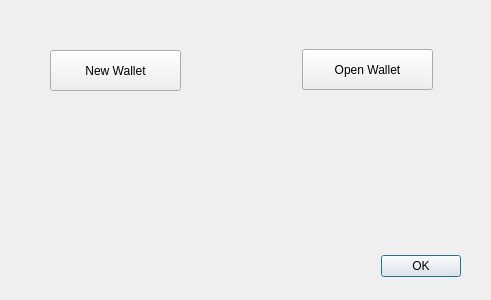
<?xml version="1.0" encoding="UTF-8"?>
<ui version="4.0">
 <class>ColdWallet</class>
 <widget class="QDialog" name="ColdWallet">
  <property name="geometry">
   <rect>
    <x>0</x>
    <y>0</y>
    <width>491</width>
    <height>300</height>
   </rect>
  </property>
  <property name="windowTitle">
   <string>Jazmine Cold Wallet</string>
  </property>
  <widget class="QDialogButtonBox" name="buttonBox">
   <property name="geometry">
    <rect>
     <x>120</x>
     <y>250</y>
     <width>341</width>
     <height>32</height>
    </rect>
   </property>
   <property name="orientation">
    <enum>Qt::Horizontal</enum>
   </property>
   <property name="standardButtons">
    <set>QDialogButtonBox::Ok</set>
   </property>
  </widget>
  <widget class="QPushButton" name="newWalletButton">
   <property name="geometry">
    <rect>
     <x>50</x>
     <y>50</y>
     <width>131</width>
     <height>41</height>
    </rect>
   </property>
   <property name="text">
    <string>New Wallet</string>
   </property>
  </widget>
  <widget class="QPushButton" name="openWalletButton">
   <property name="geometry">
    <rect>
     <x>302</x>
     <y>49</y>
     <width>131</width>
     <height>41</height>
    </rect>
   </property>
   <property name="text">
    <string>Open Wallet</string>
   </property>
  </widget>
 </widget>
 <resources/>
 <connections>
  <connection>
   <sender>buttonBox</sender>
   <signal>accepted()</signal>
   <receiver>ColdWallet</receiver>
   <slot>accept()</slot>
   <hints>
    <hint type="sourcelabel">
     <x>248</x>
     <y>254</y>
    </hint>
    <hint type="destinationlabel">
     <x>157</x>
     <y>274</y>
    </hint>
   </hints>
  </connection>
  <connection>
   <sender>buttonBox</sender>
   <signal>rejected()</signal>
   <receiver>ColdWallet</receiver>
   <slot>reject()</slot>
   <hints>
    <hint type="sourcelabel">
     <x>316</x>
     <y>260</y>
    </hint>
    <hint type="destinationlabel">
     <x>286</x>
     <y>274</y>
    </hint>
   </hints>
  </connection>
 </connections>
</ui>
